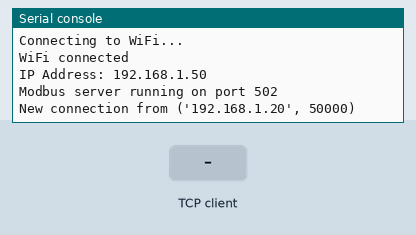
Recording of a program running on a simulated ESP32 board running MicroPython. Shown: the last lines printed to the serial console. The inputs (shaded band) are chosen by the test bench. WiFi joins after 1.5 s; random numbers come from a fixed seed; one TCP client connects 1 s after the port opens and stays connected.

Above: at 3.2 s.
3.3 s: the TCP client sends "1"
At 4.0 s:
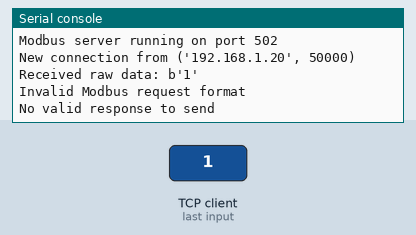
4.8 s: the TCP client sends "on"
At 6.0 s:
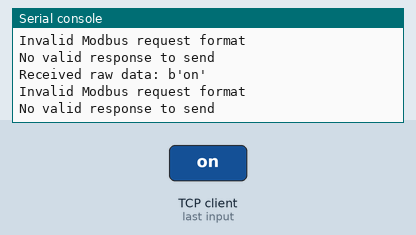
6.3 s: the TCP client sends "off"
At 7.4 s:
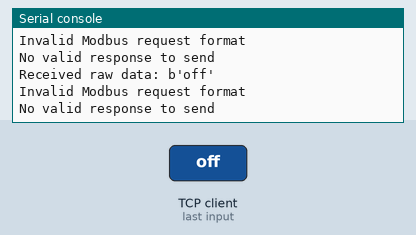

Measured:
- after the input at 3.3 s, the serial console: prints a new line at once (image 1)
- after the input at 4.8 s, the serial console: prints a new line at once (image 2)
- after the input at 6.3 s, the serial console: prints a new line at once (image 3)

The program:

Modbus_slave.py
```python
import network
import socket
import struct
import time
import random

# Wi-Fi settings
SSID = 'Khush_EXT'
PASSWORD = '9023669791'

# Modbus TCP settings
MODBUS_PORT = 502  # Default Modbus TCP port
MODBUS_SLAVE_ID = 1  # Slave ID for Modbus

# Wi-Fi connection
def connect_wifi():
    wlan = network.WLAN(network.STA_IF)
    wlan.active(True)
    wlan.connect(SSID, PASSWORD)

    while not wlan.isconnected():
        time.sleep(1)
        print("Connecting to WiFi...")

    print("WiFi connected")
    print("IP Address:", wlan.ifconfig()[0])

# Generate random sensor data
def generate_random_sensor_data():
    temperature = random.uniform(20, 30)  # Random temperature between 20 and 30 °C
    humidity = random.uniform(40, 60)  # Random humidity between 40 and 60 %
    return [int(temperature * 100), int(humidity * 100)]

# Handle Modbus requests
def handle_modbus_request(data):
    print("Received raw data:", data)  # Debug: print raw data received

    # Verify the length of the data
    if len(data) < 12:
        print("Invalid Modbus request format")
        return None

    # Modbus request structure: [Transaction ID (2 bytes), Protocol ID (2 bytes), Length (2 bytes), Unit ID (1 byte), Function Code (1 byte), Start Address (2 bytes), Number of Registers (2 bytes)]
    transaction_id = struct.unpack('>H', data[0:2])[0]
    protocol_id = struct.unpack('>H', data[2:4])[0]
    length = struct.unpack('>H', data[4:6])[0]
    slave_id = data[6]
    function_code = data[7]
    start_address = struct.unpack('>H', data[8:10])[0]
    num_registers = struct.unpack('>H', data[10:12])[0]

    print(f"Transaction ID: {transaction_id}, Protocol ID: {protocol_id}, Length: {length}")
    print(f"Slave ID: {slave_id}, Function Code: {function_code}, Start Address: {start_address}, Number of Registers: {num_registers}")

    if slave_id != MODBUS_SLAVE_ID:
        print("Invalid slave ID")
        return None

    if function_code == 3:  # Read Holding Registers
        registers = generate_random_sensor_data()[:num_registers]
        response = bytearray(struct.pack('>H', transaction_id) + struct.pack('>H', protocol_id) + struct.pack('>H', 3 + len(registers) * 2))
        response.extend(bytearray([slave_id, function_code, len(registers) * 2]))
        for reg in registers:
            response.extend(struct.pack('>H', reg))
        print("Sending response:", response)  # Debug: print response
        return response

    print("Unsupported function code")
    return None


# Modbus server
def modbus_server():
    s = socket.socket(socket.AF_INET, socket.SOCK_STREAM)
    s.bind(('', MODBUS_PORT))
    s.listen(5)  # Allow multiple connections

    print("Modbus server running on port", MODBUS_PORT)

    while True:
        try:
            conn, addr = s.accept()
            print("New connection from", addr)

            # Keep the connection open to handle multiple requests
            while True:
                data = conn.recv(1024)
                if not data:
                    break

                response = handle_modbus_request(data)
                if response:
                    conn.send(response)
                else:
                    print("No valid response to send")

        except Exception as e:
            print(f"Error handling connection: {e}")

        finally:
            conn.close()

# Main function
def main():
    connect_wifi()
    modbus_server()

# Run the main function
if __name__ == '__main__':
    main()
```
